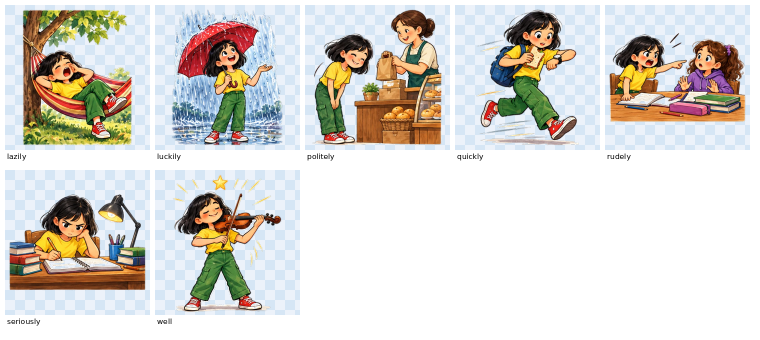
#> input picture tools/vocab-images/p4/preview/7.png, 1520 x 680 px, given in place of 7.webp, which was not available (shown at 1/2 size)
$ python recut.py
#> lines starting #> are read from the running program, lines starting #| are printed output that depends on the picture
from PIL import Image;import numpy as np;from collections import deque
im=Image.open('/tmp/claude-0/-home-user/4f1aec8c-7236-5d0b-8cab-c22529efe1d2/images/7.webp').convert('RGBA')
a=np.array(im);m=a[...,3]>24;H,W=m.shape
#> after `m = a[..., 3] > 24`: m: shape (680, 1520) bool; every value is 1
#> after `H, W = m.shape`: H = 680; W = 1520
def comp(seed):
  seen=np.zeros_like(m);q=deque([seed]);seen[seed]=1
  while q:
    y,x=q.popleft()
    for dy,dx in((1,0),(-1,0),(0,1),(0,-1)):
      ny,nx=y+dy,x+dx
      if 0<=ny<H and 0<=nx<W and m[ny,nx] and not seen[ny,nx]:seen[ny,nx]=1;q.append((ny,nx))
  return seen
# крупнейшая компонента в клетке 0 (верх-лево)
sub=m[:512,:512];ys,xs=np.nonzero(sub)
#> after `sub = m[:512, :512]`: sub: shape (512, 512) bool; every value is 1
best=None
tried=np.zeros_like(m)
for y,x in zip(ys[::97],xs[::97]):
  if tried[y,x]:continue
  c=comp((y,x));tried|=c
  if best is None or c.sum()>best.sum():best=c
#> this loop made 2703 passes
#> (y, x) on passes 1 to 3: (0, 0), (0, 97), (0, 194)
ys,xs=np.nonzero(best);print(best.sum(),ys.min(),ys.max(),xs.min(),xs.max())
#| 1033600 0 679 0 1519
out=a.copy();out[...,3]=np.where(best,a[...,3],0)
# мягкий край: оставляем полупрозрачные пиксели рядом с компонентой
from PIL import ImageFilter
dil=Image.fromarray((best*255).astype('uint8')).filter(ImageFilter.MaxFilter(5))
#> dil: PIL image 1520x680 L; every value is 255
out[...,3]=np.where(np.array(dil)>0,a[...,3],0)
img=Image.fromarray(out).crop((xs.min()-3,ys.min()-3,xs.max()+4,ys.max()+4))
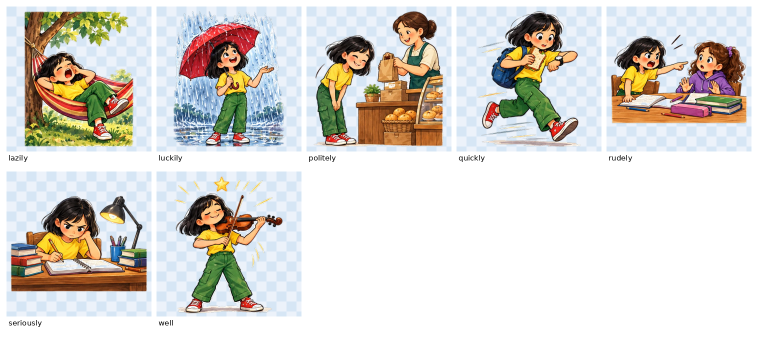
#> img: PIL image 1526x686 RGBA (shown at 1/2 size); mean R, G, B, A 214.6, 211.5, 206.1, 251.8; transparent parts drawn white
img.thumbnail((320,320));img.save('img/heart.webp',quality=88);print(img.size)
#> after `img.thumbnail((320, 320))`:
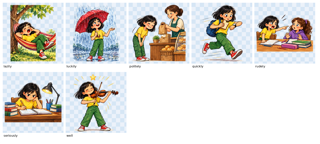
#> img: PIL image 320x144 RGBA; mean R, G, B, A 217.7, 214.7, 209.3, 251.9; transparent parts drawn white
#| (320, 144)

$ run again, with tools/vocab-images/p4/preview/1.png copied over tools/vocab-images/p4/preview/7.png
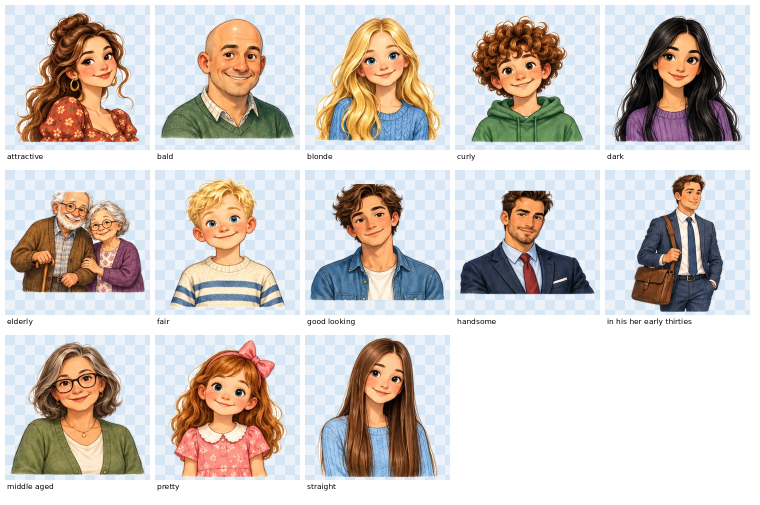
#> input picture tools/vocab-images/p4/preview/1.png, 1520 x 1010 px, given in place of 7.webp, which was not available (shown at 1/2 size)
#> m: shape (1010, 1520) bool; every value is 1
#> sub: shape (512, 512) bool; every value is 1
#> the loop `for y,x in zip(ys[::97],xs[::97]):` made 2703 passes
#> (y, x) on passes 1 to 3: (0, 0), (0, 97), (0, 194)
#| 1535200 0 1009 0 1519
#> dil: PIL image 1520x1010 L; every value is 255
#> `img=Image.fromarray(out).crop((xs.min()-3,ys.min()-3,xs.max()+4,ys.max..`:
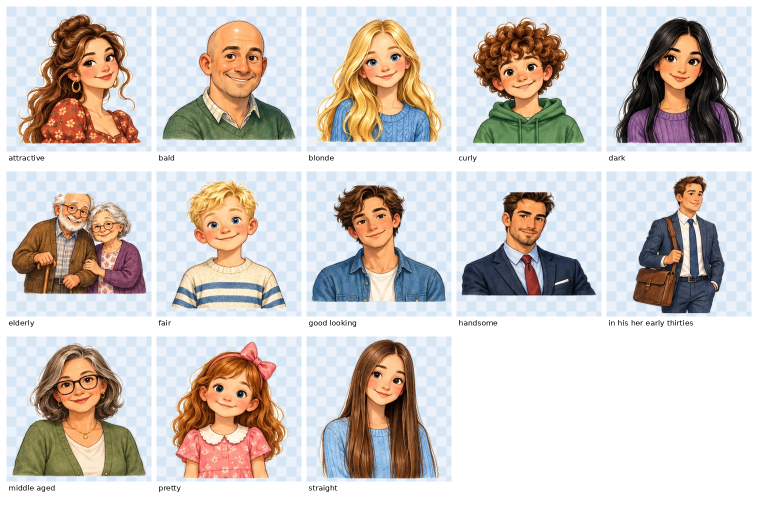
#> img: PIL image 1526x1016 RGBA (shown at 1/2 size); mean R, G, B, A 206.6, 199.4, 194.9, 252.5; transparent parts drawn white
#> `img.thumbnail((320, 320))`:
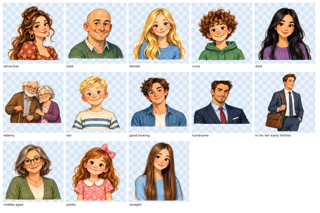
#> img: PIL image 320x213 RGBA; mean R, G, B, A 209.1, 201.8, 197.4, 252.6; transparent parts drawn white
#| (320, 213)

$ run again, with tools/vocab-images/p4/preview/10.png copied over tools/vocab-images/p4/preview/7.png
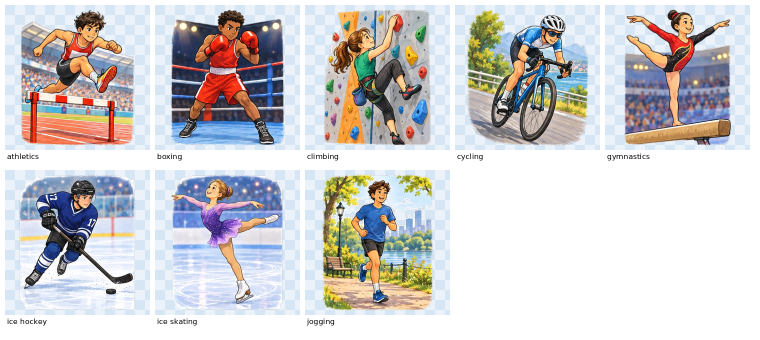
#> input picture tools/vocab-images/p4/preview/10.png, 1520 x 680 px, given in place of 7.webp, which was not available (shown at 1/2 size)
#> m: shape (680, 1520) bool; every value is 1
#> sub: shape (512, 512) bool; every value is 1
#> the loop `for y,x in zip(ys[::97],xs[::97]):` made 2703 passes
#> (y, x) on passes 1 to 3: (0, 0), (0, 97), (0, 194)
#| 1033600 0 679 0 1519
#> dil: PIL image 1520x680 L; every value is 255
#> `img=Image.fromarray(out).crop((xs.min()-3,ys.min()-3,xs.max()+4,ys.max..`:
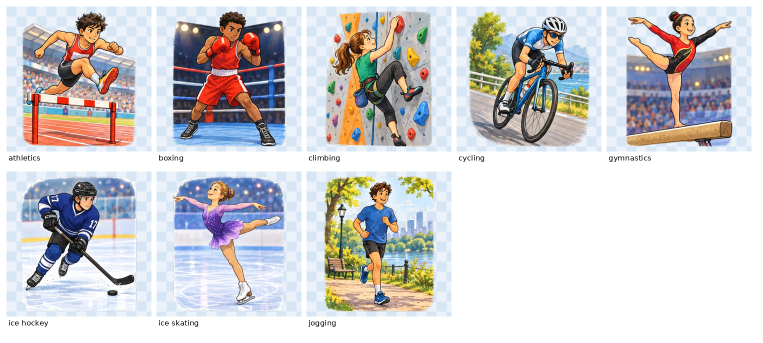
#> img: PIL image 1526x686 RGBA (shown at 1/2 size); mean R, G, B, A 204.2, 202.8, 204.3, 251.8; transparent parts drawn white
#> `img.thumbnail((320, 320))`:
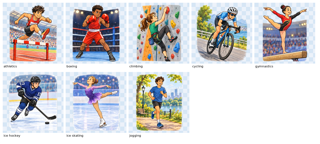
#> img: PIL image 320x144 RGBA; mean R, G, B, A 207.4, 205.9, 207.5, 251.9; transparent parts drawn white
#| (320, 144)

$ run again, with tools/vocab-images/p4/preview/11.png copied over tools/vocab-images/p4/preview/7.png
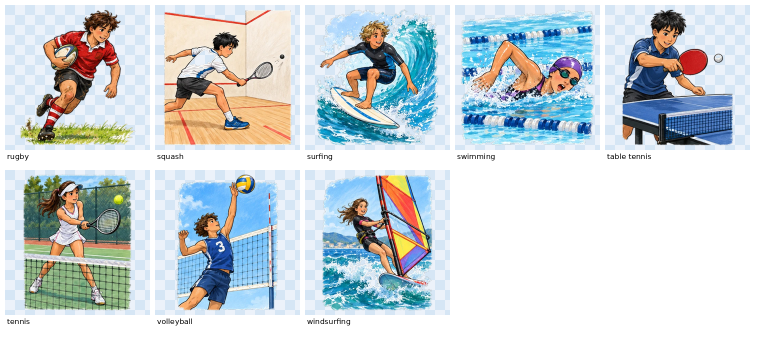
#> input picture tools/vocab-images/p4/preview/11.png, 1520 x 680 px, given in place of 7.webp, which was not available (shown at 1/2 size)
#> m: shape (680, 1520) bool; every value is 1
#> sub: shape (512, 512) bool; every value is 1
#> the loop `for y,x in zip(ys[::97],xs[::97]):` made 2703 passes
#> (y, x) on passes 1 to 3: (0, 0), (0, 97), (0, 194)
#| 1033600 0 679 0 1519
#> dil: PIL image 1520x680 L; every value is 255
#> `img=Image.fromarray(out).crop((xs.min()-3,ys.min()-3,xs.max()+4,ys.max..`:
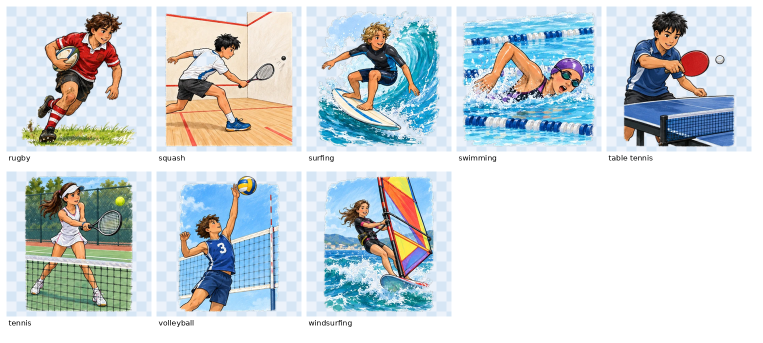
#> img: PIL image 1526x686 RGBA (shown at 1/2 size); mean R, G, B, A 200.6, 209.1, 212.6, 251.8; transparent parts drawn white
#> `img.thumbnail((320, 320))`:
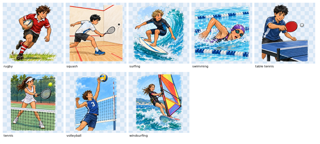
#> img: PIL image 320x144 RGBA; mean R, G, B, A 203.7, 212.3, 215.8, 251.9; transparent parts drawn white
#| (320, 144)
